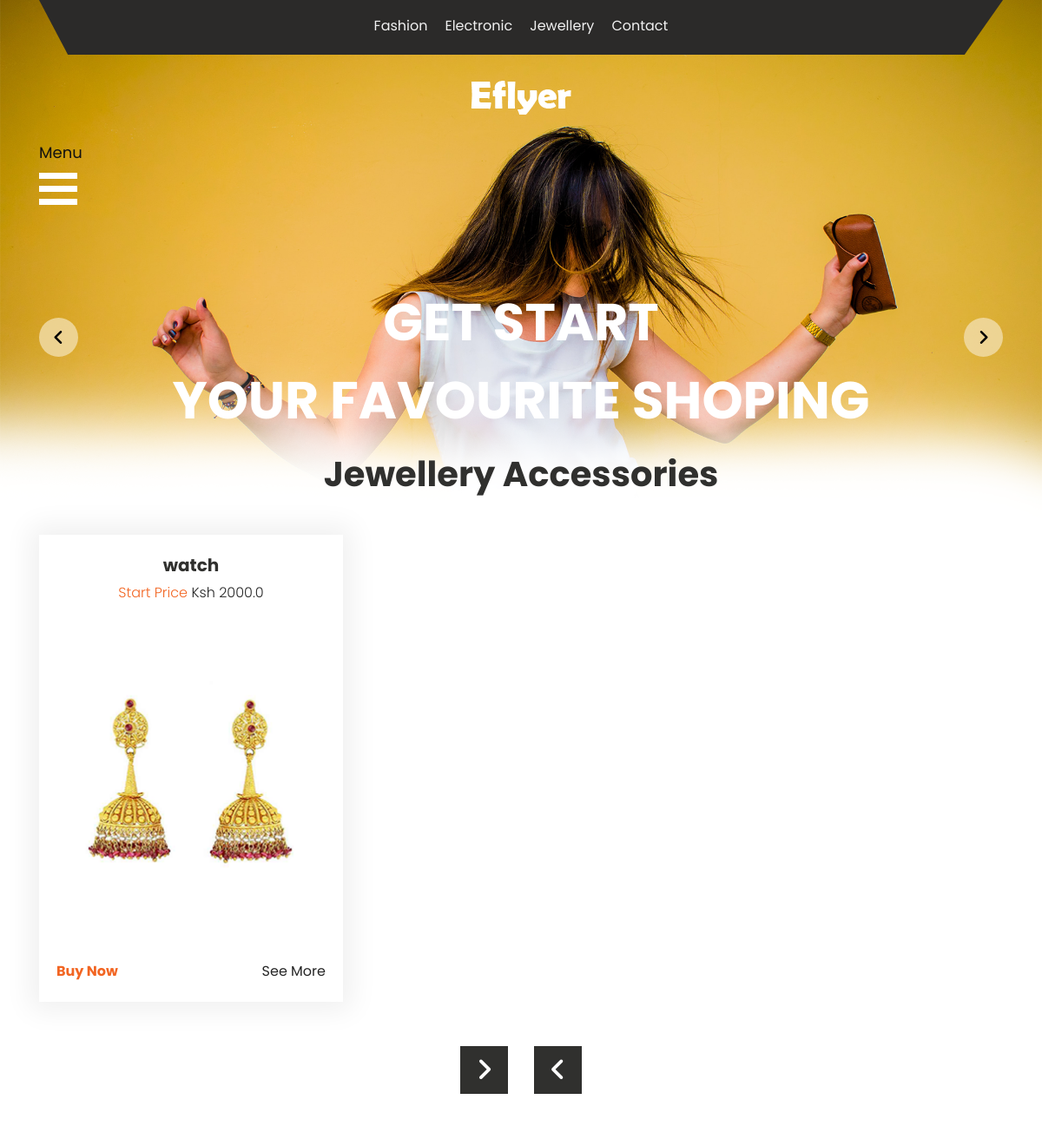
The page /jewellery (upper part) on the database as committed earlier.
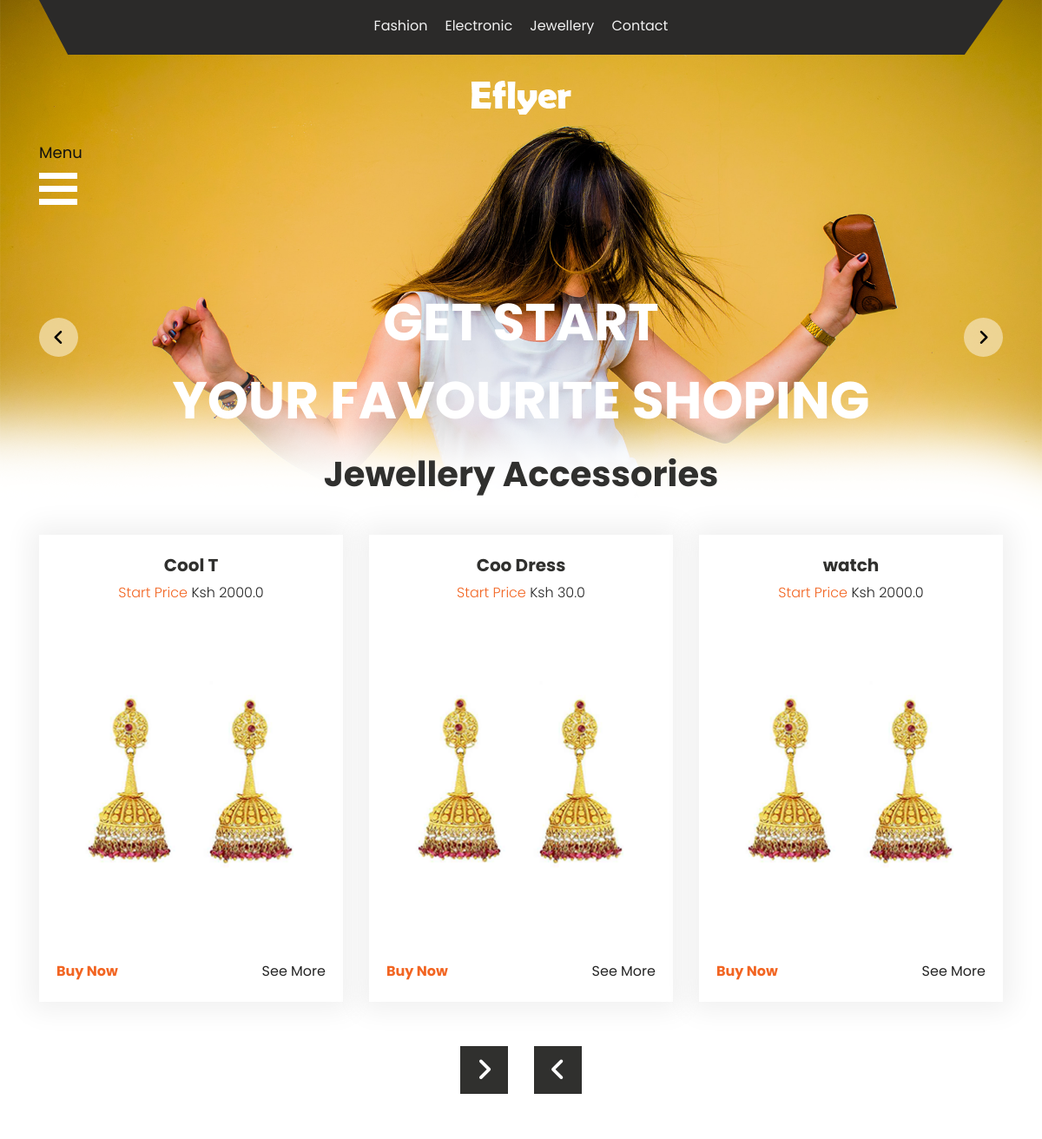
The same page on the database as committed later.
### home/models.py (models this page shows, shortened)
class TimeStamp(models.Model):
    created_at = models.DateTimeField(auto_now_add=True, blank=True, null=True)
    updated_at = models.DateTimeField(auto_now=True, blank=True, null=True)
    class Meta:
        abstract = True

class Product(TimeStamp):#inherit TimeStamp class
    name= models.CharField(max_length=30, blank=False, null=False)
    price = models.FloatField(blank=False, null=False)
    image =  models.ImageField(upload_to="images", blank=True, null=True)#image to be displayed for the product
    description = models.TextField(max_length=220, blank=True)
    sold  = models.BooleanField(default=False, blank=True, null=True)
    other_image = models.ForeignKey(Images,on_delete=models.CASCADE,blank=True, null=True)#other images that can be displayed along the main image
    category = models.ForeignKey(Category,on_delete=models.CASCADE,blank=True, null=True)
    class Meta:
        get_latest_by= "id"

### home/views.py (the view)
# urls.py: path('jewellery', views.jewellery, name='jewellery'),
def jewellery(request):
    j_prod= Product.objects.filter(category_id=2,sold=False)
    context = {"j_prod":j_prod }
    return render(request, 'jewellery.html', context)

### templates/jewellery.html (shortened to what this page needs)
{% extends "base.html" %}
{% load static %}
     {% block content %}
      <div class="jewellery_section">
         <div id="jewellery_main_slider" class="carousel slide" data-ride="carousel">
            <div class="carousel-inner">
               <div class="carousel-item active">
                  <div class="container">
                     <h1 class="fashion_taital">Jewellery Accessories</h1>
                     <div class="fashion_section_2">
                        <div class="row">
                        {% for prod in j_prod%}
                           <div class="col-lg-4 col-sm-4">
                              <div class="box_main">
                                 <h4 class="shirt_text">{{prod.name}}</h4>
                                 <p class="price_text">Start Price  <span style="color: #262626;">Ksh {{prod.price}}</span></p>
                                 <div class="jewellery_img"><img src="{% static 'images/jhumka-img.png' %}"></div>
                                 <div class="btn_main">
                                    <div class="buy_bt"><a href="buy">Buy Now</a></div>
                                    <div class="seemore_bt"><a href="more">See More</a></div>
                                 </div>
                              </div>
                           </div>
                           {% endfor %}
                        </div>
                     </div>
                  </div>
               </div>
            <a class="carousel-control-prev" href="#jewellery_main_slider" role="button" data-slide="prev">
            <i class="fa fa-angle-left"></i>
            </a>
            <a class="carousel-control-next" href="#jewellery_main_slider" role="button" data-slide="next">
            <i class="fa fa-angle-right"></i>
            </a>
         </div>
      </div>
      {% endblock content %}

Rows that differ between the two databases and show on the page:
now on this page (row edited): Product: name "Cool T", price "2000.0"
now on this page (row edited): Product: name "Coo Dress", price "30.0"
